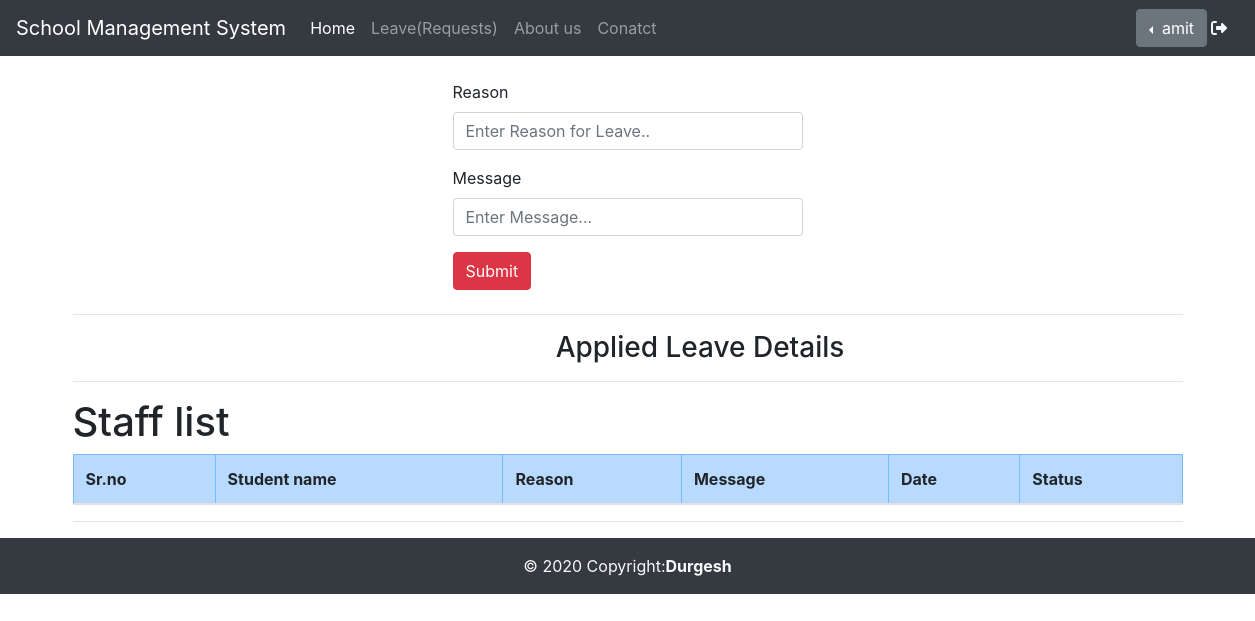
The app's page /lf (signed in), older data.
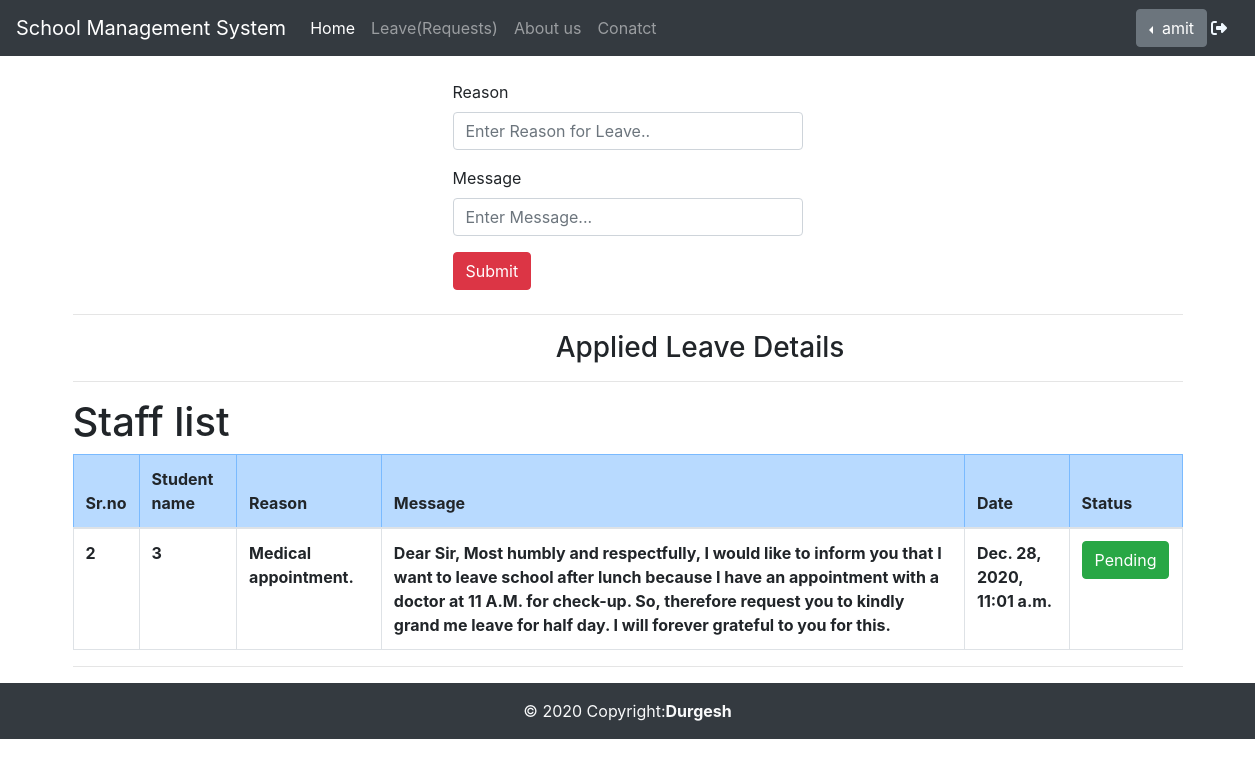
The same page, newer data.
### CollegeApp/models.py (models this page shows)
class Leave(models.Model):
    std_id=models.IntegerField()
    reason=models.CharField(max_length=120)
    message=models.TextField(max_length=420)
    on_date=models.DateTimeField(auto_now_add=True)
    status=models.ForeignKey(leavestatus,on_delete=models.CASCADE,default=1)

class leavestatus(models.Model):
    status=models.CharField(max_length=10)
    def __str__(s):
        return s.status

### CollegeApp/views.py (the view)
# urls.py: path('lf',v.leaveform),
def leaveform(request):
    if request.method=='POST':
        uid=request.session.get('uid')
        print("uid:",uid)
        reson=request.POST.get('reason')
        message=request.POST.get('message')
        print("reason:",reson)
        print("message",message)
        le=Leave()
        le.std_id=uid
        le.reason=reson
        le.message=message
        le.save()
        return redirect('/')
    else:
        f=Leaveform
        llist=Leave.objects.filter(std_id=request.session.get('uid'))
        return render(request,'leaveform.html',{'forms':f,'llist':llist})

### CollegeApp/templates/leaveform.html (shortened to what this page needs)
{% extends 'base.html' %}
{% block main%}
<div class="row my-4">
    <div class="col-md-4 offset-4">
        <form action="" method="POST">
            <div class="form-group">
                <label for="">Reason</label>
                <input type="text" class="form-control" name="reason" placeholder="Enter Reason for Leave..">
            </div>
            <div class="form-group">
                <label for="">Message</label>
                <input type="textarea" class="form-control" name="message" placeholder="Enter Message...">
            </div>
            <button type="submit" class="btn btn-danger">Submit</button>
        </form>
    </div>
</div>
<hr>
<div class="text-center" style="width: 100vw;"><h3>Applied Leave Details</h3></div>
<hr>
<h1 class="text-justify">Staff list</h1>
<table class="table table-bordered">
    <thead>
<tr class="table-primary">
    <th>Sr.no</th>
    <th>Student name</th>
    <th>Reason</th>
    <th>Message</th>
    <th>Date</th>
    <th colspan="3">Status</th>
</tr>
</thead>
{% for i in llist%}
<tr class="font-weight-bold">
<td>{{i.id}}</td>
<td>{{i.std_id}}</td>
<td>{{i.reason}}</td>
<td>{{i.message}}</td>
<td>{{i.on_date}}</td>
<td><button type="button" class="btn btn-success">{{i.status}}</button></td>
</tr>
{% endfor %}
</table>
<hr>
{%endblock%}

Row changes from the older to the newer data that the page shows:
added Leave: id "2", std_id "3", reason "Medical appointment.", message "Dear Sir, Most humbly and respectfully, I would like to inform you that I want to leave school after lunch because I have an appointment with a doctor at 11 A.M. for check-up. So, therefore request you to kindly grand me leave for half day. I will forever grateful to you for this.", on_date "Dec. 28, 2020, 11:01 a.m.", status "Pending"
